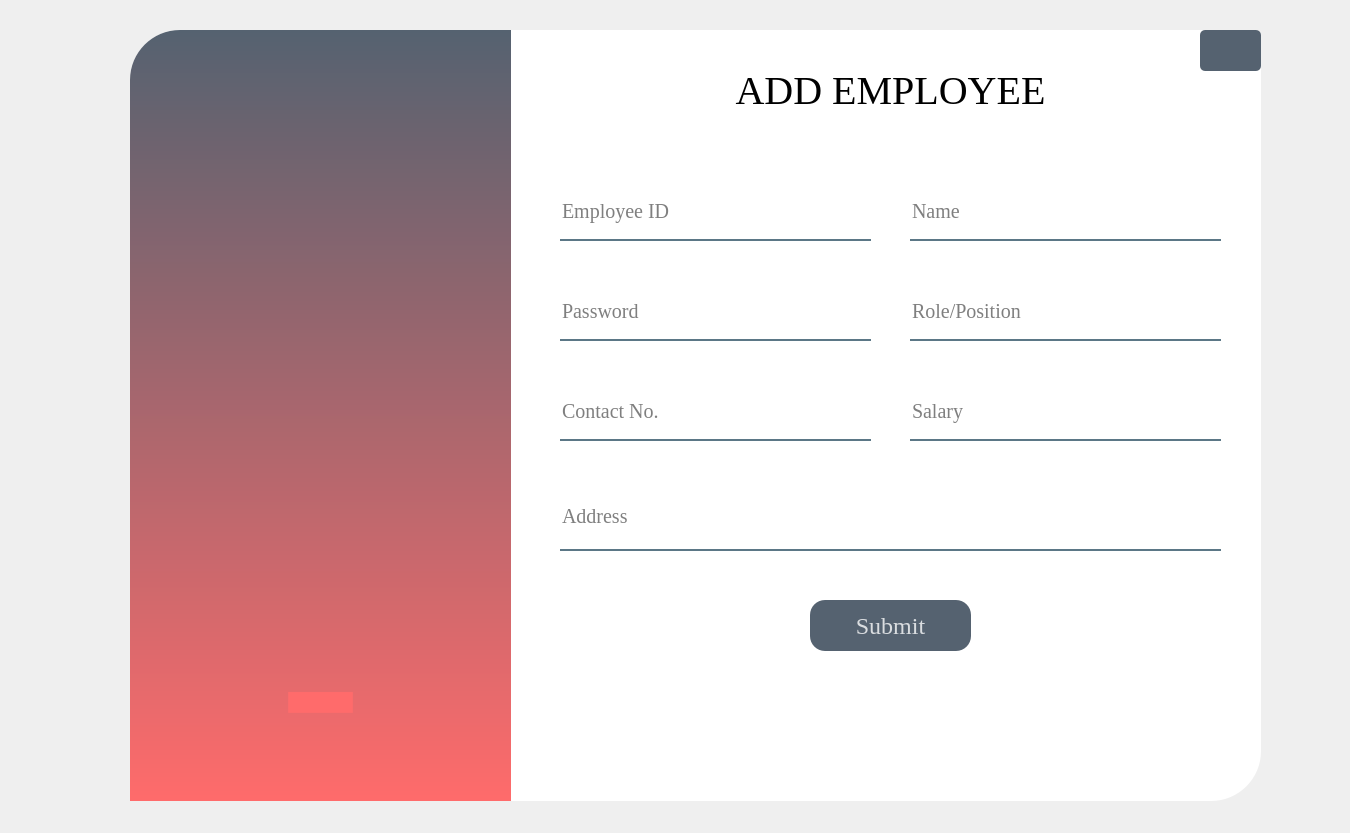
<?xml version="1.0" encoding="UTF-8"?>
<ui version="4.0">
 <class>addEmp_Window</class>
 <widget class="QWidget" name="addEmp_Window">
  <property name="geometry">
   <rect>
    <x>0</x>
    <y>0</y>
    <width>1350</width>
    <height>833</height>
   </rect>
  </property>
  <property name="windowTitle">
   <string>Form</string>
  </property>
  <property name="styleSheet">
   <string notr="true">QPushButton{
background-color:rgba(85,98,112,255);
color:rgba(255,255,255,200);
border-radius:25px

}

QPushButton:hover{
background-color:rgba(255,107,107,255);

}

QPushButton:pressed{
padding-left:5px;
padding-top:5px;
background-color:rgba(255,107,107,255):
backgound-position:calc(100% -10px)center:
}
</string>
  </property>
  <widget class="QLabel" name="label">
   <property name="geometry">
    <rect>
     <x>130</x>
     <y>30</y>
     <width>1131</width>
     <height>771</height>
    </rect>
   </property>
   <property name="cursor">
    <cursorShape>ArrowCursor</cursorShape>
   </property>
   <property name="styleSheet">
    <string notr="true">background-color:rgba(255,255,255,255);
border-bottom-right-radius:50px;
border-top-left-radius:50px;
border-top-right-radius:5px;</string>
   </property>
   <property name="text">
    <string>TextLabel</string>
   </property>
  </widget>
  <widget class="QLabel" name="label_2">
   <property name="geometry">
    <rect>
     <x>130</x>
     <y>30</y>
     <width>381</width>
     <height>771</height>
    </rect>
   </property>
   <property name="styleSheet">
    <string notr="true">background-color: qlineargradient(spread:pad, x1:0, y1:0, x2:0, y2:1, stop:0 rgba(85, 98,112, 255), stop:1 rgba(255, 107, 107, 255));
border-top-left-radius:50px;</string>
   </property>
   <property name="text">
    <string/>
   </property>
  </widget>
  <widget class="QLabel" name="label_3">
   <property name="geometry">
    <rect>
     <x>670</x>
     <y>50</y>
     <width>441</width>
     <height>81</height>
    </rect>
   </property>
   <property name="font">
    <font>
     <family>Times New Roman</family>
     <pointsize>30</pointsize>
     <weight>50</weight>
     <italic>false</italic>
     <bold>false</bold>
     <underline>false</underline>
     <strikeout>false</strikeout>
    </font>
   </property>
   <property name="styleSheet">
    <string notr="true">color: #000;</string>
   </property>
   <property name="text">
    <string>ADD EMPLOYEE</string>
   </property>
   <property name="alignment">
    <set>Qt::AlignCenter</set>
   </property>
   <property name="wordWrap">
    <bool>false</bool>
   </property>
  </widget>
  <widget class="QLineEdit" name="empID_LE">
   <property name="geometry">
    <rect>
     <x>560</x>
     <y>190</y>
     <width>311</width>
     <height>51</height>
    </rect>
   </property>
   <property name="font">
    <font>
     <family>Times New Roman</family>
     <pointsize>15</pointsize>
    </font>
   </property>
   <property name="styleSheet">
    <string notr="true">background-color:rgba(0,0,0,0);
border:none;
border-bottom:2px solid rgba(46,82,101,200);
color:rgba(0,0,0.240);
padding-bottom:7px;</string>
   </property>
   <property name="text">
    <string/>
   </property>
   <property name="echoMode">
    <enum>QLineEdit::Normal</enum>
   </property>
   <property name="placeholderText">
    <string>Employee ID</string>
   </property>
  </widget>
  <widget class="QLineEdit" name="password_LE">
   <property name="geometry">
    <rect>
     <x>560</x>
     <y>290</y>
     <width>311</width>
     <height>51</height>
    </rect>
   </property>
   <property name="font">
    <font>
     <family>Times New Roman</family>
     <pointsize>15</pointsize>
    </font>
   </property>
   <property name="styleSheet">
    <string notr="true">background-color:rgba(0,0,0,0);
border:none;
border-bottom:2px solid rgba(46,82,101,200);
color:rgba(0,0,0.240);
padding-bottom:7px;</string>
   </property>
   <property name="echoMode">
    <enum>QLineEdit::Password</enum>
   </property>
   <property name="placeholderText">
    <string>Password</string>
   </property>
  </widget>
  <widget class="QPushButton" name="pushButton">
   <property name="geometry">
    <rect>
     <x>810</x>
     <y>600</y>
     <width>161</width>
     <height>51</height>
    </rect>
   </property>
   <property name="font">
    <font>
     <family>Times New Roman</family>
     <pointsize>18</pointsize>
     <weight>50</weight>
     <bold>false</bold>
    </font>
   </property>
   <property name="cursor">
    <cursorShape>OpenHandCursor</cursorShape>
   </property>
   <property name="mouseTracking">
    <bool>false</bool>
   </property>
   <property name="tabletTracking">
    <bool>false</bool>
   </property>
   <property name="styleSheet">
    <string notr="true">border-radius:15px;</string>
   </property>
   <property name="text">
    <string>Submit</string>
   </property>
  </widget>
  <widget class="QLabel" name="label_4">
   <property name="geometry">
    <rect>
     <x>130</x>
     <y>400</y>
     <width>381</width>
     <height>541</height>
    </rect>
   </property>
   <property name="font">
    <font>
     <family>Mountain</family>
     <pointsize>210</pointsize>
    </font>
   </property>
   <property name="styleSheet">
    <string notr="true">color:rgba(255,107,107,255);</string>
   </property>
   <property name="text">
    <string>-</string>
   </property>
   <property name="alignment">
    <set>Qt::AlignCenter</set>
   </property>
  </widget>
  <widget class="QLineEdit" name="address_LE">
   <property name="geometry">
    <rect>
     <x>560</x>
     <y>490</y>
     <width>661</width>
     <height>61</height>
    </rect>
   </property>
   <property name="font">
    <font>
     <family>Times New Roman</family>
     <pointsize>15</pointsize>
    </font>
   </property>
   <property name="styleSheet">
    <string notr="true">background-color:rgba(0,0,0,0);
border:none;
border-bottom:2px solid rgba(46,82,101,200);
color:rgba(0,0,0.240);
padding-bottom:7px;</string>
   </property>
   <property name="echoMode">
    <enum>QLineEdit::Normal</enum>
   </property>
   <property name="placeholderText">
    <string>Address</string>
   </property>
  </widget>
  <widget class="QLineEdit" name="role_LE">
   <property name="geometry">
    <rect>
     <x>910</x>
     <y>290</y>
     <width>311</width>
     <height>51</height>
    </rect>
   </property>
   <property name="font">
    <font>
     <family>Times New Roman</family>
     <pointsize>15</pointsize>
    </font>
   </property>
   <property name="styleSheet">
    <string notr="true">background-color:rgba(0,0,0,0);
border:none;
border-bottom:2px solid rgba(46,82,101,200);
color:rgba(0,0,0.240);
padding-bottom:7px;</string>
   </property>
   <property name="echoMode">
    <enum>QLineEdit::Normal</enum>
   </property>
   <property name="placeholderText">
    <string>Role/Position</string>
   </property>
  </widget>
  <widget class="QLineEdit" name="name_LE">
   <property name="geometry">
    <rect>
     <x>910</x>
     <y>190</y>
     <width>311</width>
     <height>51</height>
    </rect>
   </property>
   <property name="font">
    <font>
     <family>Times New Roman</family>
     <pointsize>15</pointsize>
    </font>
   </property>
   <property name="styleSheet">
    <string notr="true">background-color:rgba(0,0,0,0);
border:none;
border-bottom:2px solid rgba(46,82,101,200);
color:rgba(0,0,0.240);
padding-bottom:7px;</string>
   </property>
   <property name="text">
    <string/>
   </property>
   <property name="echoMode">
    <enum>QLineEdit::Normal</enum>
   </property>
   <property name="placeholderText">
    <string>Name</string>
   </property>
  </widget>
  <widget class="QLineEdit" name="salary_LE">
   <property name="geometry">
    <rect>
     <x>910</x>
     <y>390</y>
     <width>311</width>
     <height>51</height>
    </rect>
   </property>
   <property name="font">
    <font>
     <family>Times New Roman</family>
     <pointsize>15</pointsize>
    </font>
   </property>
   <property name="styleSheet">
    <string notr="true">background-color:rgba(0,0,0,0);
border:none;
border-bottom:2px solid rgba(46,82,101,200);
color:rgba(0,0,0.240);
padding-bottom:7px;</string>
   </property>
   <property name="echoMode">
    <enum>QLineEdit::Normal</enum>
   </property>
   <property name="placeholderText">
    <string>Salary</string>
   </property>
  </widget>
  <widget class="QLineEdit" name="contactno_LE">
   <property name="geometry">
    <rect>
     <x>560</x>
     <y>390</y>
     <width>311</width>
     <height>51</height>
    </rect>
   </property>
   <property name="font">
    <font>
     <family>Times New Roman</family>
     <pointsize>15</pointsize>
    </font>
   </property>
   <property name="styleSheet">
    <string notr="true">background-color:rgba(0,0,0,0);
border:none;
border-bottom:2px solid rgba(46,82,101,200);
color:rgba(0,0,0.240);
padding-bottom:7px;</string>
   </property>
   <property name="echoMode">
    <enum>QLineEdit::Normal</enum>
   </property>
   <property name="placeholderText">
    <string>Contact No.</string>
   </property>
  </widget>
  <widget class="QPushButton" name="pushButton_2">
   <property name="geometry">
    <rect>
     <x>1200</x>
     <y>30</y>
     <width>61</width>
     <height>41</height>
    </rect>
   </property>
   <property name="font">
    <font>
     <pointsize>-1</pointsize>
    </font>
   </property>
   <property name="cursor">
    <cursorShape>PointingHandCursor</cursorShape>
   </property>
   <property name="styleSheet">
    <string notr="true">font-size:20px;
image: url(:/img/back2.png);
text-align: center;
border-radius:5px;</string>
   </property>
   <property name="text">
    <string/>
   </property>
  </widget>
  <widget class="QLabel" name="label_5">
   <property name="geometry">
    <rect>
     <x>740</x>
     <y>680</y>
     <width>421</width>
     <height>91</height>
    </rect>
   </property>
   <property name="font">
    <font>
     <family>Times New Roman</family>
     <pointsize>22</pointsize>
     <weight>50</weight>
     <italic>false</italic>
     <bold>false</bold>
     <underline>false</underline>
     <strikeout>false</strikeout>
    </font>
   </property>
   <property name="styleSheet">
    <string notr="true">color: #6B6B6B;
</string>
   </property>
   <property name="text">
    <string/>
   </property>
   <property name="alignment">
    <set>Qt::AlignCenter</set>
   </property>
   <property name="wordWrap">
    <bool>false</bool>
   </property>
  </widget>
  <widget class="QLabel" name="label_6">
   <property name="geometry">
    <rect>
     <x>670</x>
     <y>690</y>
     <width>91</width>
     <height>71</height>
    </rect>
   </property>
   <property name="styleSheet">
    <string notr="true"/>
   </property>
   <property name="text">
    <string/>
   </property>
  </widget>
 </widget>
 <resources>
  <include location="C:/Users/avina/Downloads/res.qrc"/>
  <include location="addemp_res.qrc"/>
 </resources>
 <connections/>
</ui>
